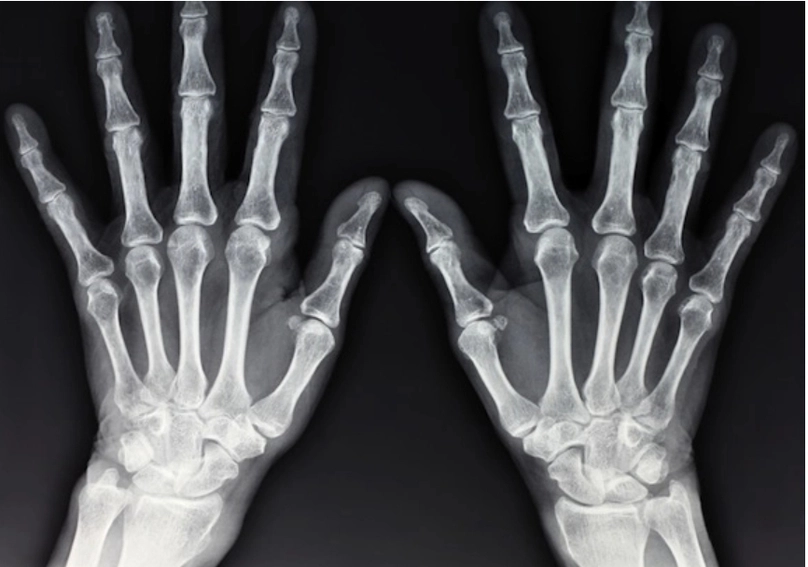
#> input picture image-processing/1.jpg, 808 x 567 px
$ python power_.py
#> lines starting #> are read from the running program, lines starting #| are printed output that depends on the picture
import cv2
import numpy as np

def nth_power_transform(image, n):
    # Normalize the image to the range [0, 1]
#> called with n = 10
    normalized_image = image.astype(float) / 255.0

    # Apply the Nth power transformation
    transformed_image = np.power(normalized_image, n)
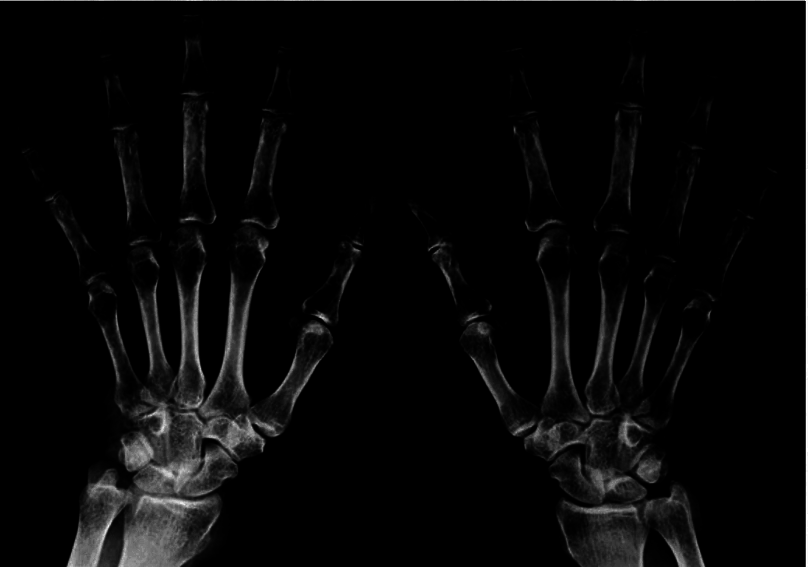
#> transformed_image: shape (567, 808) float64; min 0, max 1, mean 0.0307

    # Scale the transformed image back to the range [0, 255]
    scaled_image = (transformed_image * 255).astype(np.uint8)

    return scaled_image

# Load the image
image = cv2.imread('1.jpg', cv2.IMREAD_GRAYSCALE)

# Apply the Nth power transformation with n = 2
transformed_image = nth_power_transform(image, 10)

# Display the original and transformed images
cv2.imshow('Original Image', image)
cv2.imshow('Transformed Image', transformed_image)
cv2.waitKey(0)
cv2.destroyAllWindows()

$ run again, with image-processing/2.jpg copied over image-processing/1.jpg
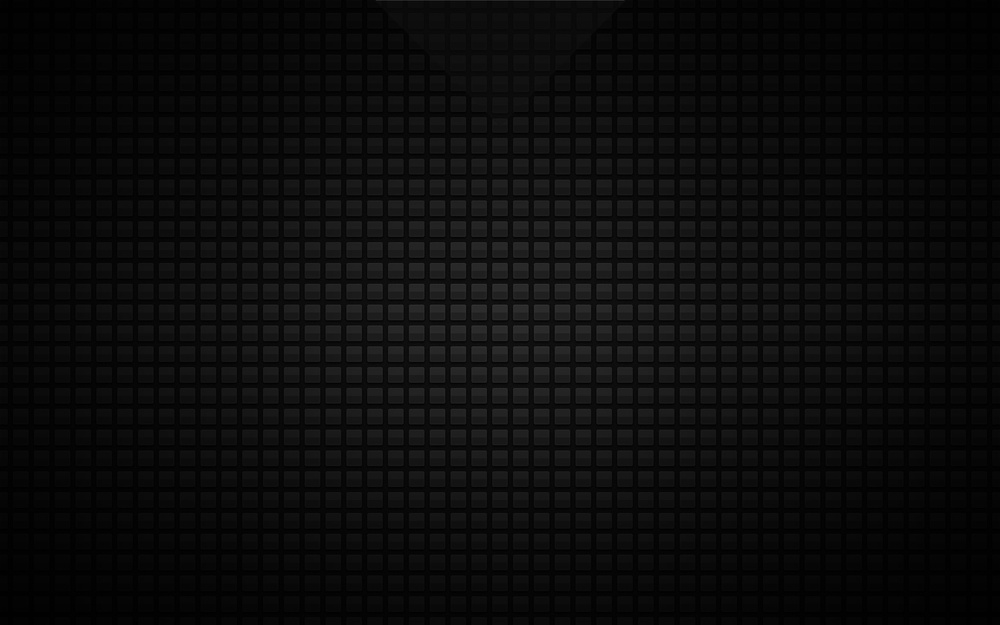
#> input picture image-processing/2.jpg, 1000 x 625 px, shrunk from 1920 x 1200 before the run
#> image is the input picture: shape (625, 1000); min 0, max 54, mean 11.5
#> in nth_power_transform, `normalized_image = image.astype(float) / 255.0`:
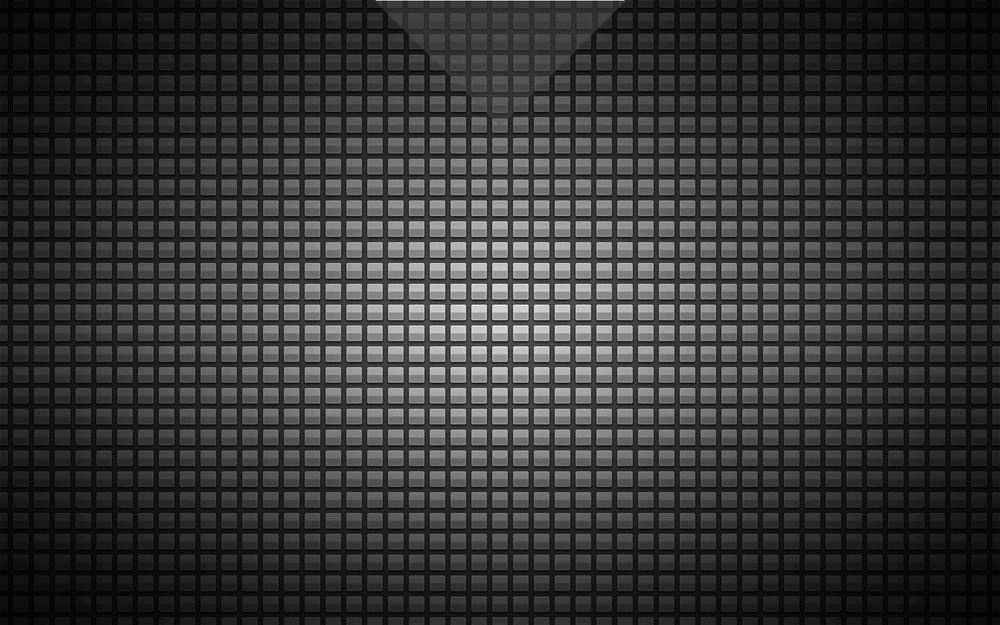
#> normalized_image: shape (625, 1000) float64; min 0, max 0.212, mean 0.0453; drawn with min black and max white
#> in nth_power_transform, `transformed_image = np.power(normalized_image, n)`:
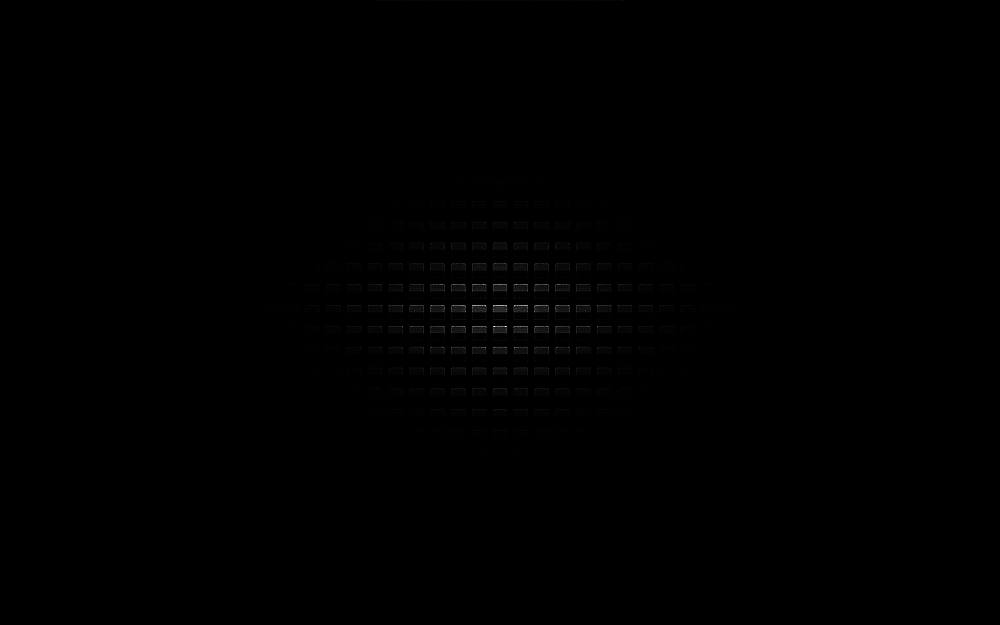
#> transformed_image: shape (625, 1000) float64; min 0, max 1.81e-07, mean 2.78e-10; drawn with min black and max white
#> scaled_image: shape (625, 1000); every value is 0

$ run again, with image-processing/5.jpg copied over image-processing/1.jpg
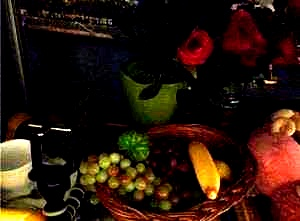
#> input picture image-processing/5.jpg, 300 x 221 px
#> `image = cv2.imread('1.jpg', cv2.IMREAD_GRAYSCALE)`:
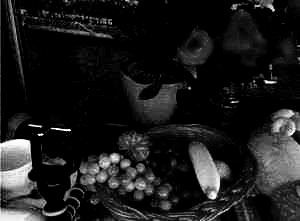
#> image: shape (221, 300); min 0, max 255, mean 27.9
#> in nth_power_transform, `transformed_image = np.power(normalized_image, n)`:
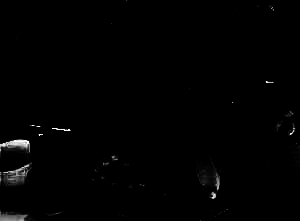
#> transformed_image: shape (221, 300) float64; min 0, max 1, mean 0.00756
